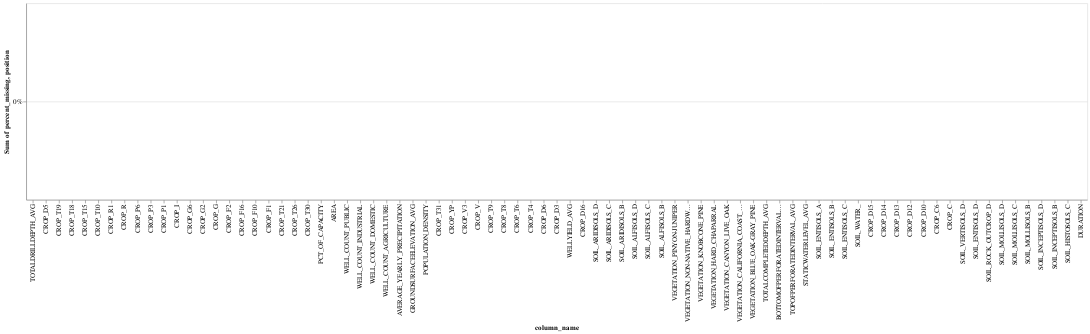

The notebook cell this image was saved under:
### Markdown cell above
### Convert the numpy array to dataframe to view the columns imputation results

### Code cell
X_train_impute_df = convert_back_df(
    X_train_impute,
    impute_pipe,
    X_train,
)
draw_missing_data_chart(X_train_impute_df)

### Figure 1 — Vega-Lite specification as saved in the notebook (floating-point values rounded to 4 significant figures)
{"config": {"view": {"continuousWidth": 400, "continuousHeight": 300}}, "layer": [{"mark": "bar", "encoding": {"color": {"value": "orange"}, "tooltip": [{"field": "column_name", "type": "nominal"}, {"field": "percent_missing", "type": "quantitative"}], "x": {"field": "column_name", "sort": ["TOTALDRILLDEPTH_AVG", "CROP_D5", "CROP_T19", "CROP_T18", "CROP_T15", "CROP_T10", "CROP_R1", "CROP_R", "CROP_P6", "CROP_P3", "CROP_P1", "CROP_I", "CROP_G6", "CROP_G2", "CROP_G", "CROP_F2", "CROP_F16", "CROP_F10", "CROP_F1", "CROP_T21", "CROP_T26", "CROP_T30", "PCT_OF_CAPACITY", "AREA", "WELL_COUNT_PUBLIC", "WELL_COUNT_INDUSTRIAL", "WELL_COUNT_DOMESTIC", "WELL_COUNT_AGRICULTURE", "AVERAGE_YEARLY_PRECIPITATION", "GROUNDSURFACEELEVATION_AVG", "POPULATION_DENSITY", "CROP_T31", "CROP_YP", "CROP_V3", "CROP_V", "CROP_T9", "CROP_T8", "CROP_T6", "CROP_T4", "CROP_D6", "CROP_D3", "WELLYIELD_AVG", "CROP_D16", "SOIL_ARIDISOLS_D", "SOIL_ARIDISOLS_C", "SOIL_ARIDISOLS_B", "SOIL_ALFISOLS_D", "SOIL_ALFISOLS_C", "SOIL_ALFISOLS_B", "VEGETATION_PINYON-JUNIPER", "VEGETATION_NON-NATIVE_HARDWOOD_FOREST", "VEGETATION_KNOBCONE_PINE", "VEGETATION_HARD_CHAPARRAL", "VEGETATION_CANYON_LIVE_OAK", "VEGETATION_CALIFORNIA_COAST_LIVE_OAK", "VEGETATION_BLUE_OAK-GRAY_PINE", "TOTALCOMPLETEDDEPTH_AVG", "BOTTOMOFPERFORATEDINTERVAL_AVG", "TOPOFPERFORATEDINTERVAL_AVG", "STATICWATERLEVEL_AVG", "SOIL_ENTISOLS_A", "SOIL_ENTISOLS_B", "SOIL_ENTISOLS_C", "SOIL_WATER_", "CROP_D15", "CROP_D14", "CROP_D13", "CROP_D12", "CROP_D10", "CROP_C6", "CROP_C", "SOIL_VERTISOLS_D", "SOIL_ENTISOLS_D", "SOIL_ROCK_OUTCROP_D", "SOIL_MOLLISOLS_D", "SOIL_MOLLISOLS_C", "SOIL_MOLLISOLS_B", "SOIL_INCEPTISOLS_D", "SOIL_INCEPTISOLS_B", "SOIL_HISTOSOLS_C", "DURATION"], "type": "nominal"}, "y": {"aggregate": "sum", "axis": {"format": "%"}, "field": "percent_missing", "stack": "normalize", "type": "quantitative"}}}, {"mark": {"type": "text", "align": "center", "color": "black", "fontSize": 10}, "encoding": {"color": {"value": "orange"}, "text": {"field": "percent_missing", "format": ".0%", "type": "quantitative"}, "tooltip": [{"field": "column_name", "type": "nominal"}, {"field": "percent_missing", "type": "quantitative"}], "x": {"field": "column_name", "sort": ["TOTALDRILLDEPTH_AVG", "CROP_D5", "CROP_T19", "CROP_T18", "CROP_T15", "CROP_T10", "CROP_R1", "CROP_R", "CROP_P6", "CROP_P3", "CROP_P1", "CROP_I", "CROP_G6", "CROP_G2", "CROP_G", "CROP_F2", "CROP_F16", "CROP_F10", "CROP_F1", "CROP_T21", "CROP_T26", "CROP_T30", "PCT_OF_CAPACITY", "AREA", "WELL_COUNT_PUBLIC", "WELL_COUNT_INDUSTRIAL", "WELL_COUNT_DOMESTIC", "WELL_COUNT_AGRICULTURE", "AVERAGE_YEARLY_PRECIPITATION", "GROUNDSURFACEELEVATION_AVG", "POPULATION_DENSITY", "CROP_T31", "CROP_YP", "CROP_V3", "CROP_V", "CROP_T9", "CROP_T8", "CROP_T6", "CROP_T4", "CROP_D6", "CROP_D3", "WELLYIELD_AVG", "CROP_D16", "SOIL_ARIDISOLS_D", "SOIL_ARIDISOLS_C", "SOIL_ARIDISOLS_B", "SOIL_ALFISOLS_D", "SOIL_ALFISOLS_C", "SOIL_ALFISOLS_B", "VEGETATION_PINYON-JUNIPER", "VEGETATION_NON-NATIVE_HARDWOOD_FOREST", "VEGETATION_KNOBCONE_PINE", "VEGETATION_HARD_CHAPARRAL", "VEGETATION_CANYON_LIVE_OAK", "VEGETATION_CALIFORNIA_COAST_LIVE_OAK", "VEGETATION_BLUE_OAK-GRAY_PINE", "TOTALCOMPLETEDDEPTH_AVG", "BOTTOMOFPERFORATEDINTERVAL_AVG", "TOPOFPERFORATEDINTERVAL_AVG", "STATICWATERLEVEL_AVG", "SOIL_ENTISOLS_A", "SOIL_ENTISOLS_B", "SOIL_ENTISOLS_C", "SOIL_WATER_", "CROP_D15", "CROP_D14", "CROP_D13", "CROP_D12", "CROP_D10", "CROP_C6", "CROP_C", "SOIL_VERTISOLS_D", "SOIL_ENTISOLS_D", "SOIL_ROCK_OUTCROP_D", "SOIL_MOLLISOLS_D", "SOIL_MOLLISOLS_C", "SOIL_MOLLISOLS_B", "SOIL_INCEPTISOLS_D", "SOIL_INCEPTISOLS_B", "SOIL_HISTOSOLS_C", "DURATION"], "type": "nominal"}, "y": {"field": "position", "type": "quantitative"}}, "transform": [{"calculate": "datum.percent_missing + 0.05 * datum.percent_missing / abs(datum.percent_missing)", "as": "position"}]}], "data": {"name": "data-a077f78b6c4bd6bcb3e8f55ac4e8f3ce"}, "$schema": "https://vega.github.io/schema/vega-lite/v4.17.0.json", "datasets": {"data-a077f78b6c4bd6bcb3e8f55ac4e8f3ce": [{"column_name": "TOTALDRILLDEPTH_AVG", "percent_missing": 0.0}, {"column_name": "CROP_D5", "percent_missing": 0.0}, {"column_name": "CROP_T19", "percent_missing": 0.0}, {"column_name": "CROP_T18", "percent_missing": 0.0}, {"column_name": "CROP_T15", "percent_missing": 0.0}, {"column_name": "CROP_T10", "percent_missing": 0.0}, {"column_name": "CROP_R1", "percent_missing": 0.0}, {"column_name": "CROP_R", "percent_missing": 0.0}, {"column_name": "CROP_P6", "percent_missing": 0.0}, {"column_name": "CROP_P3", "percent_missing": 0.0}, {"column_name": "CROP_P1", "percent_missing": 0.0}, {"column_name": "CROP_I", "percent_missing": 0.0}, {"column_name": "CROP_G6", "percent_missing": 0.0}, {"column_name": "CROP_G2", "percent_missing": 0.0}, {"column_name": "CROP_G", "percent_missing": 0.0}, {"column_name": "CROP_F2", "percent_missing": 0.0}, {"column_name": "CROP_F16", "percent_missing": 0.0}, {"column_name": "CROP_F10", "percent_missing": 0.0}, {"column_name": "CROP_F1", "percent_missing": 0.0}, {"column_name": "CROP_T21", "percent_missing": 0.0}, {"column_name": "CROP_T26", "percent_missing": 0.0}, {"column_name": "CROP_T30", "percent_missing": 0.0}, {"column_name": "PCT_OF_CAPACITY", "percent_missing": 0.0}, {"column_name": "AREA", "percent_missing": 0.0}, {"column_name": "WELL_COUNT_PUBLIC", "percent_missing": 0.0}, {"column_name": "WELL_COUNT_INDUSTRIAL", "percent_missing": 0.0}, {"column_name": "WELL_COUNT_DOMESTIC", "percent_missing": 0.0}, {"column_name": "WELL_COUNT_AGRICULTURE", "percent_missing": 0.0}, {"column_name": "AVERAGE_YEARLY_PRECIPITATION", "percent_missing": 0.0}, {"column_name": "GROUNDSURFACEELEVATION_AVG", "percent_missing": 0.0}, {"column_name": "POPULATION_DENSITY", "percent_missing": 0.0}, {"column_name": "CROP_T31", "percent_missing": 0.0}, {"column_name": "CROP_YP", "percent_missing": 0.0}, {"column_name": "CROP_V3", "percent_missing": 0.0}, {"column_name": "CROP_V", "percent_missing": 0.0}, {"column_name": "CROP_T9", "percent_missing": 0.0}, {"column_name": "CROP_T8", "percent_missing": 0.0}, {"column_name": "CROP_T6", "percent_missing": 0.0}, {"column_name": "CROP_T4", "percent_missing": 0.0}, {"column_name": "CROP_D6", "percent_missing": 0.0}, {"column_name": "CROP_D3", "percent_missing": 0.0}, {"column_name": "WELLYIELD_AVG", "percent_missing": 0.0}, {"column_name": "CROP_D16", "percent_missing": 0.0}, {"column_name": "SOIL_ARIDISOLS_D", "percent_missing": 0.0}, {"column_name": "SOIL_ARIDISOLS_C", "percent_missing": 0.0}, {"column_name": "SOIL_ARIDISOLS_B", "percent_missing": 0.0}, {"column_name": "SOIL_ALFISOLS_D", "percent_missing": 0.0}, {"column_name": "SOIL_ALFISOLS_C", "percent_missing": 0.0}, {"column_name": "SOIL_ALFISOLS_B", "percent_missing": 0.0}, {"column_name": "VEGETATION_PINYON-JUNIPER", "percent_missing": 0.0}, {"column_name": "VEGETATION_NON-NATIVE_HARDWOOD_FOREST", "percent_missing": 0.0}, {"column_name": "VEGETATION_KNOBCONE_PINE", "percent_missing": 0.0}, {"column_name": "VEGETATION_HARD_CHAPARRAL", "percent_missing": 0.0}, {"column_name": "VEGETATION_CANYON_LIVE_OAK", "percent_missing": 0.0}, {"column_name": "VEGETATION_CALIFORNIA_COAST_LIVE_OAK", "percent_missing": 0.0}, {"column_name": "VEGETATION_BLUE_OAK-GRAY_PINE", "percent_missing": 0.0}, {"column_name": "TOTALCOMPLETEDDEPTH_AVG", "percent_missing": 0.0}, {"column_name": "BOTTOMOFPERFORATEDINTERVAL_AVG", "percent_missing": 0.0}, {"column_name": "TOPOFPERFORATEDINTERVAL_AVG", "percent_missing": 0.0}, {"column_name": "STATICWATERLEVEL_AVG", "percent_missing": 0.0}, {"column_name": "SOIL_ENTISOLS_A", "percent_missing": 0.0}, {"column_name": "SOIL_ENTISOLS_B", "percent_missing": 0.0}, {"column_name": "SOIL_ENTISOLS_C", "percent_missing": 0.0}, {"column_name": "SOIL_WATER_", "percent_missing": 0.0}, {"column_name": "CROP_D15", "percent_missing": 0.0}, {"column_name": "CROP_D14", "percent_missing": 0.0}, {"column_name": "CROP_D13", "percent_missing": 0.0}, {"column_name": "CROP_D12", "percent_missing": 0.0}, {"column_name": "CROP_D10", "percent_missing": 0.0}, {"column_name": "CROP_C6", "percent_missing": 0.0}, {"column_name": "CROP_C", "percent_missing": 0.0}, {"column_name": "SOIL_VERTISOLS_D", "percent_missing": 0.0}, {"column_name": "SOIL_ENTISOLS_D", "percent_missing": 0.0}, {"column_name": "SOIL_ROCK_OUTCROP_D", "percent_missing": 0.0}, {"column_name": "SOIL_MOLLISOLS_D", "percent_missing": 0.0}, {"column_name": "SOIL_MOLLISOLS_C", "percent_missing": 0.0}, {"column_name": "SOIL_MOLLISOLS_B", "percent_missing": 0.0}, {"column_name": "SOIL_INCEPTISOLS_D", "percent_missing": 0.0}, {"column_name": "SOIL_INCEPTISOLS_B", "percent_missing": 0.0}, {"column_name": "SOIL_HISTOSOLS_C", "percent_missing": 0.0}, {"column_name": "DURATION", "percent_missing": 0.0}]}}
